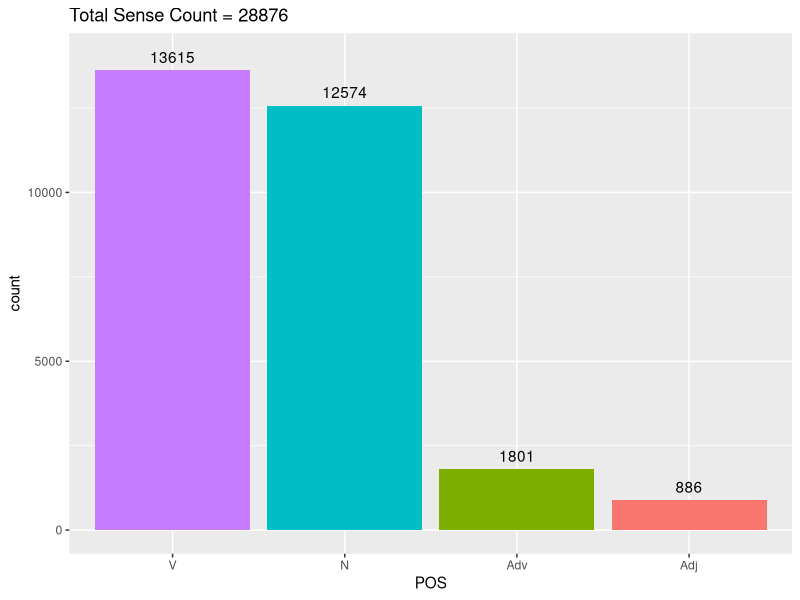
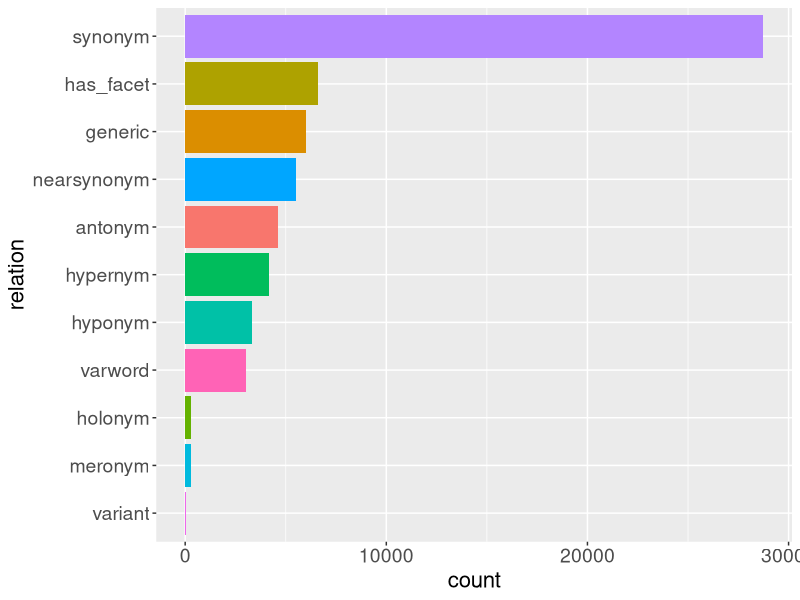

These charts were generated, in order, by the following R code:
## ---- chunk 1
#| label: fig-cwn1
#| fig-cap: cwn sense data summary
#| warning: false
require(tibble)
require(ggplot2)
require(stringr)

df <- tribble(
  ~POS, ~count,
  "Adj", 886,
  "Adv", 1801,
  "N", 12574,
  "V", 13615,
)

ggplot(df) +
  geom_col(aes(x=reorder(POS, -count), y=count, fill=POS)) + 
  labs(x="POS", y="count") + 
  guides(fill="none") +
  geom_text(aes(x=reorder(POS, -count), y=count+400, label=count)) +
  labs(title = str_c("Total Sense Count = ", sum(df$count)))
## ---- chunk 2
#| label: fig-cwn2
#| fig-cap: cwn relation data summary
#| warning: false

library(tidyverse)
library(ggplot2)

df <- read_csv("./data/cwn_relation_statistics.csv")
df %>% count(relation_type) %>% ggplot() + geom_col(aes(x=reorder(relation_type, n), y=n, fill=relation_type)) + coord_flip() + labs(y="count", x="relation") + guides(fill="none") + theme(axis.title = element_text(size = 16), axis.text = element_text(size = 14)) 
